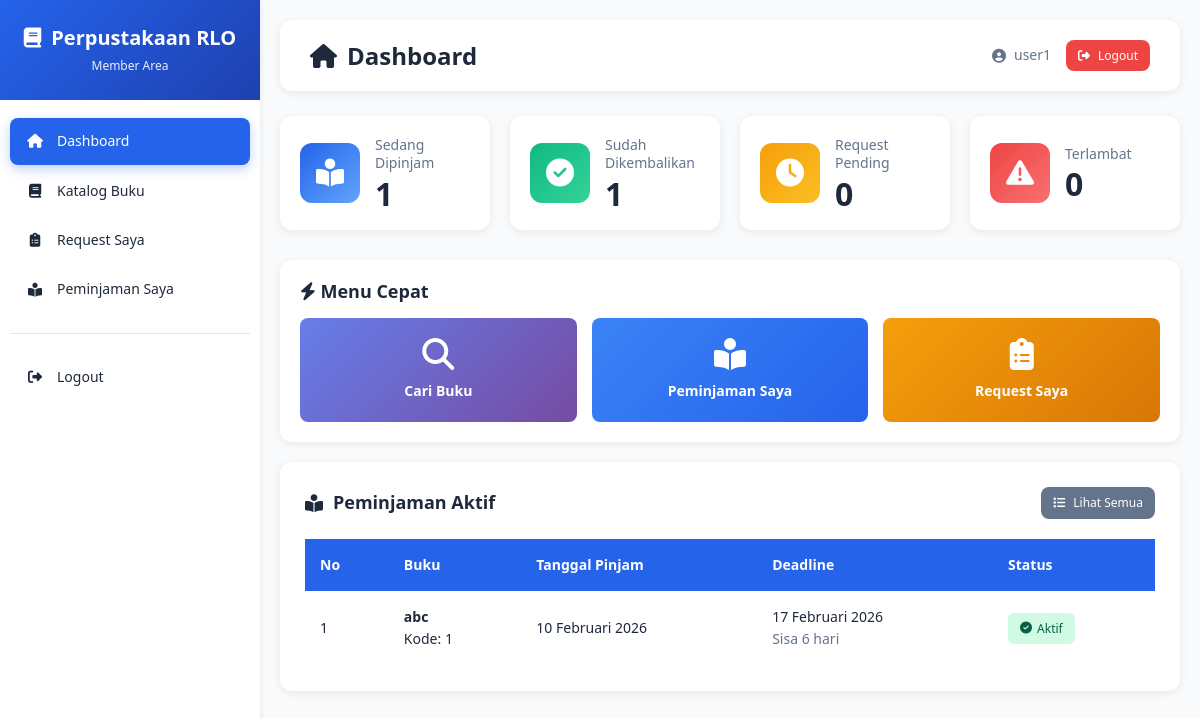
/public/index.php?page=user-dashboard (signed in), run on the app's committed database.
### tables this page shows
CREATE TABLE `loans` (
  `loan_id` int NOT NULL,
  `user_id` int NOT NULL,
  `book_id` int NOT NULL,
  `tanggal_pinjam` date NOT NULL,
  `tanggal_kembali` date NOT NULL,
  `tanggal_pengembalian` date DEFAULT NULL,
  `status` enum('dipinjam','dikembalikan','terlambat') DEFAULT 'dipinjam',
  `denda` decimal(10,2) DEFAULT '0.00',
  `keterangan` text,
  `created_at` datetime DEFAULT CURRENT_TIMESTAMP,
  `updated_at` datetime DEFAULT CURRENT_TIMESTAMP ON UPDATE CURRENT_TIMESTAMP
);

CREATE TABLE `books` (
  `book_id` int NOT NULL,
  `kode_buku` varchar(20) NOT NULL,
  `judul` varchar(200) NOT NULL,
  `author_id` int DEFAULT NULL,
  `publisher_id` int DEFAULT NULL,
  `category_id` int DEFAULT NULL,
  `tahun_terbit` year DEFAULT NULL,
  `isbn` varchar(20) DEFAULT NULL,
  `jumlah_halaman` int DEFAULT NULL,
  `stok_tersedia` int DEFAULT '0',
  `stok_total` int DEFAULT '0',
  `rak_lokasi` varchar(20) DEFAULT NULL,
  `deskripsi` text,
  `cover_image` varchar(255) DEFAULT NULL,
  `created_at` datetime DEFAULT CURRENT_TIMESTAMP,
  `updated_at` datetime DEFAULT CURRENT_TIMESTAMP ON UPDATE CURRENT_TIMESTAMP
);

### src/controllers/UserController.php (called while the page is built, shortened)
<?php
class UserController {
    private $loanModel;
    public function __construct($database) {
        $this->db = $database->connect();
        $this->loanModel = new Loan($this->db);
    }
    public function dashboard() {
        $userId = $_SESSION['user_id'];
        $activeLoans = $this->loanModel->getAll('dipinjam', $userId);
        $loanHistory = $this->loanModel->getAll('dikembalikan', $userId);
        require_once VIEW_PATH . 'user/dashboard.php';
    }
}
?>

### config/config.php (called while the page is built, shortened)
<?php
spl_autoload_register(function($class) {
    $paths = [
        SRC_PATH . 'controllers/' . $class . '.php',
        SRC_PATH . 'models/' . $class . '.php',
        SRC_PATH . 'helpers/' . $class . '.php'
    ];
    foreach($paths as $path) {
        if(file_exists($path)) {
            return;
        }
    }
});
require_once SRC_PATH . 'helpers/functions.php';
?>

### config/database.php (called while the page is built, shortened)
<?php
class Database {
    private $host = 'localhost';
    private $dbname = 'perpusrlo';
    private $username = 'root';
    private $password = '';
    public function connect() {
        $this->conn = null;
        try {
            $this->conn = new PDO(
                "mysql:host={$this->host};dbname={$this->dbname};charset=utf8",
                $this->username,
                $this->password
            );
            $this->conn->setAttribute(PDO::ATTR_ERRMODE, PDO::ERRMODE_EXCEPTION);
            $this->conn->setAttribute(PDO::ATTR_DEFAULT_FETCH_MODE, PDO::FETCH_ASSOC);
        } catch(PDOException $e) {
            die("Connection Error: " . $e->getMessage());
        }
        return $this->conn;
    }
}
?>

### src/models/Loan.php (called while the page is built, shortened)
<?php
class Loan {
    private $conn;
    private $table = 'loans';
    public function __construct($db) {
        $this->conn = $db;
    }
    public function getAll($status = null, $user_id = null) {
        $query = "SELECT l.*,
                         u.nama_lengkap as nama_anggota,
                         u.email,
                         u.no_telepon,
                         b.judul as judul_buku,
                         b.kode_buku,
                         b.cover_image,
                         a.nama_penulis
                  FROM {$this->table} l
                  JOIN users u ON l.user_id = u.user_id
                  JOIN books b ON l.book_id = b.book_id
                  LEFT JOIN authors a ON b.author_id = a.author_id";
        $conditions = [];
        if ($status) {
            $conditions[] = "l.status = :status";
        }
        if ($user_id) {
            $conditions[] = "l.user_id = :user_id";
        }
        if (!empty($conditions)) {
            $query .= " WHERE " . implode(" AND ", $conditions);
        }
        $query .= " ORDER BY l.created_at DESC";
        $stmt = $this->conn->prepare($query);
        if ($status) {
            $stmt->bindParam(':status', $status);
        }
        if ($user_id) {
            $stmt->bindParam(':user_id', $user_id);
        }
        $stmt->execute();
        return $stmt->fetchAll();
    }
}
?>

### src/helpers/functions.php (called while the page is built, shortened)
<?php
function formatTanggal($tanggal) {
    $bulan = [
        1 => 'Januari', 'Februari', 'Maret', 'April', 'Mei', 'Juni',
        'Juli', 'Agustus', 'September', 'Oktober', 'November', 'Desember'
    ];
    $split = explode('-', $tanggal);
    return $split[2] . ' ' . $bulan[(int)$split[1]] . ' ' . $split[0];
}
?>

### src/views/user/dashboard.php (the view, shortened to what this page needs)
<?php include VIEW_PATH . 'layouts/header.php'; ?>
<?php include VIEW_PATH . 'layouts/navbar.php'; ?>
<div class="main-content">
    <div class="top-bar">
        <h1><i class="fas fa-home"></i> Dashboard</h1>
        <div class="user-info">
            <span><i class="fas fa-user-circle"></i> <?php echo $_SESSION['nama_lengkap']; ?></span>
            <a href="index.php?page=logout" class="btn btn-danger btn-sm">
                <i class="fas fa-sign-out-alt"></i> Logout
            </a>
        </div>
    </div>
    <div class="dashboard-cards">
        <div class="card card-blue">
            <div class="card-icon">
                <i class="fas fa-book-reader"></i>
            </div>
            <div class="card-info">
                <h3>Sedang Dipinjam</h3>
                <div class="number"><?php echo count($activeLoans ?? []); ?></div>
            </div>
        </div>
        <div class="card card-green">
            <div class="card-icon">
                <i class="fas fa-check-circle"></i>
            </div>
            <div class="card-info">
                <h3>Sudah Dikembalikan</h3>
                <div class="number"><?php echo count($loanHistory ?? []); ?></div>
            </div>
        </div>
        <div class="card card-warning">
            <div class="card-icon">
                <i class="fas fa-clock"></i>
            </div>
            <div class="card-info">
                <h3>Request Pending</h3>
                <div class="number">
                    <?php
                    $pendingCount = 0;
                    echo $pendingCount;
                    ?>
                </div>
            </div>
        </div>
        <div class="card card-danger">
            <div class="card-icon">
                <i class="fas fa-exclamation-triangle"></i>
            </div>
            <div class="card-info">
                <h3>Terlambat</h3>
                <div class="number">
                    <?php
                    $overdueCount = 0;
                    echo $overdueCount;
                    ?>
                </div>
            </div>
        </div>
    </div>
    <div class="dashboard-section">
        <div class="section-header">
            <h2><i class="fas fa-bolt"></i> Menu Cepat</h2>
        </div>
        <div class="quick-actions">
            <a href="index.php?page=catalog" class="action-btn action-primary">
                <i class="fas fa-search"></i>
                <span>Cari Buku</span>
            </a>
            <a href="index.php?page=my-loans" class="action-btn action-info">
                <i class="fas fa-book-reader"></i>
                <span>Peminjaman Saya</span>
            </a>
            <a href="index.php?page=my-requests" class="action-btn action-warning">
                <i class="fas fa-clipboard-list"></i>
                <span>Request Saya</span>
            </a>
        </div>
    </div>
    <?php if(!empty($activeLoans)): ?>
    <div class="table-container">
        <div class="table-header">
            <h2><i class="fas fa-book-reader"></i> Peminjaman Aktif</h2>
            <a href="index.php?page=my-loans" class="btn btn-secondary btn-sm">
                <i class="fas fa-list"></i> Lihat Semua
            </a>
        </div>
        <table>
            <thead>
                <tr>
                    <th>No</th>
                    <th>Buku</th>
                    <th>Tanggal Pinjam</th>
                    <th>Deadline</th>
                    <th>Status</th>
                </tr>
            </thead>
            <tbody>
                <?php
                $no = 1;
                foreach($activeLoans as $loan):
                    $today = new DateTime();
                    $deadline = new DateTime($loan['tanggal_kembali']);
                    $isOverdue = $today > $deadline;
                    $daysRemaining = 0;
                    $daysLate = 0;
                    if($isOverdue) {
                        $diff = $today->diff($deadline);
                        $daysLate = $diff->days;
                    } else {
                        $diff = $deadline->diff($today);
                        $daysRemaining = $diff->days;
                    }
                ?>
                    <tr class="<?php echo $isOverdue ? 'row-overdue' : ''; ?>">
                        <td><?php echo $no++; ?></td>
                        <td>
                            <strong><?php echo htmlspecialchars($loan['judul_buku']); ?></strong><br>
                            <small>Kode: <?php echo $loan['kode_buku']; ?></small>
                        </td>
                        <td><?php echo formatTanggal($loan['tanggal_pinjam']); ?></td>
                        <td>
                            <?php echo formatTanggal($loan['tanggal_kembali']); ?>
                            <?php if($isOverdue): ?>
                                <br><span class="text-danger">
                                    <i class="fas fa-exclamation-triangle"></i>
                                    Terlambat <?php echo $daysLate; ?> hari
                                </span>
                            <?php else: ?>
                                <br><small class="text-muted">
                                    Sisa <?php echo $daysRemaining; ?> hari
                                </small>
                            <?php endif; ?>
                        </td>
                        <td>
                            <?php if($isOverdue): ?>
                                <span class="badge badge-danger">
                                    <i class="fas fa-exclamation-circle"></i> Terlambat
                                </span>
                            <?php elseif($daysRemaining <= 3): ?>
                                <span class="badge badge-warning">
                                    <i class="fas fa-clock"></i> Hampir Jatuh Tempo
                                </span>
                            <?php else: ?>
                                <span class="badge badge-success">
                                    <i class="fas fa-check-circle"></i> Aktif
                                </span>
                            <?php endif; ?>
                        </td>
                    </tr>
                <?php endforeach; ?>
            </tbody>
        </table>
    </div>
    <?php endif; ?>
</div>
<?php include VIEW_PATH . 'layouts/footer.php'; ?>

### data on the page
loans: book.judul "abc", book.kode_buku "1", tanggal_pinjam "10 Februari 2026", tanggal_kembali "17 Februari 2026", tanggal_kembali "6", shows "Aktif"

### other printed values
APP_NAME "Perpustakaan RLO"
$_SESSION['nama_lengkap'] "user1"
count($activeLoans ?? []) "1"
count($loanHistory ?? []) "1"
$pendingCount "0"
$overdueCount "0"
